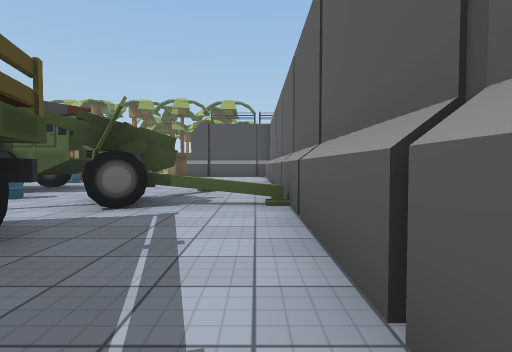
[1] (above)

23 first-person views from a walk through a Unity game level. The camera is 1.2 m above the floor, tilts 2° down and sees 80° across. The floor is counted in squares, 2 m on a side. Each view is taken from the middle of a square. On the plan, view 1 faces up. The plan holds only what a view shows up to about 9 squares ahead; the rest is blank. The place goes on beyond the plan. Some animated figures are not drawn. Some surface patterns are stand-ins.

[2]
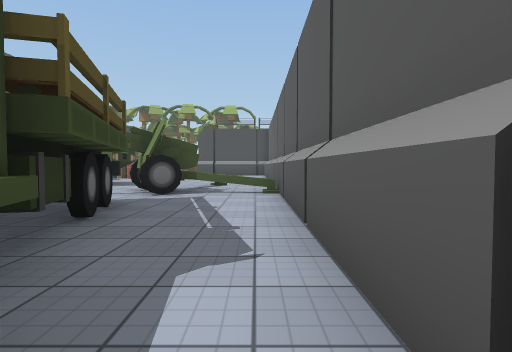

[3]
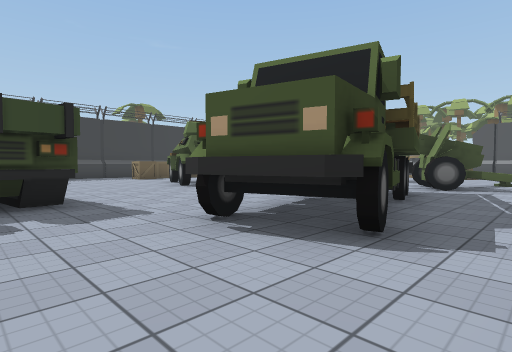

[4]
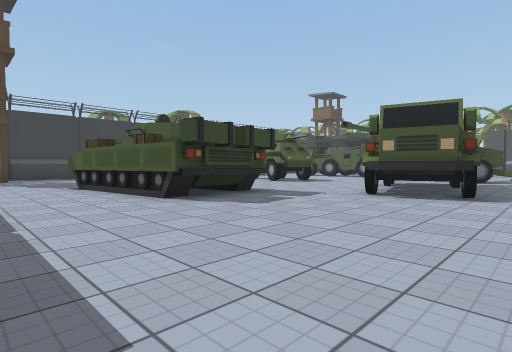

[5]
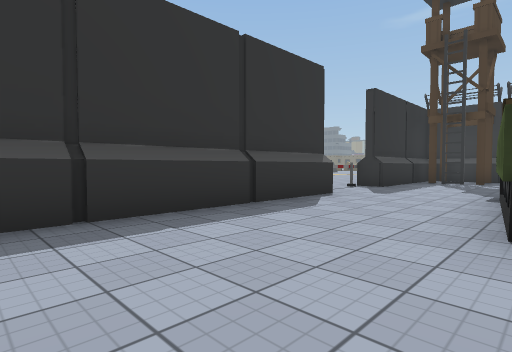

[6]
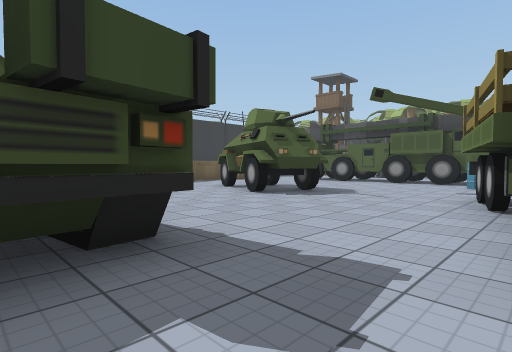

[7]
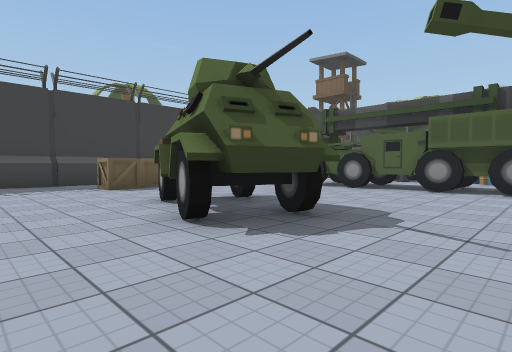

[8]
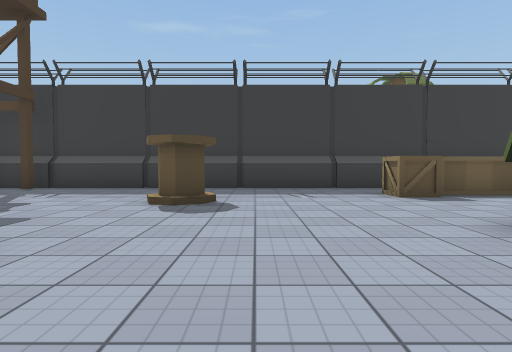

[9]
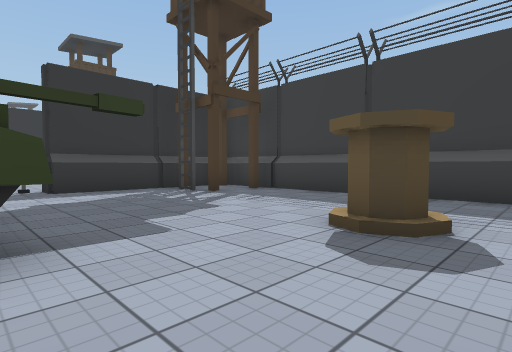

[10]
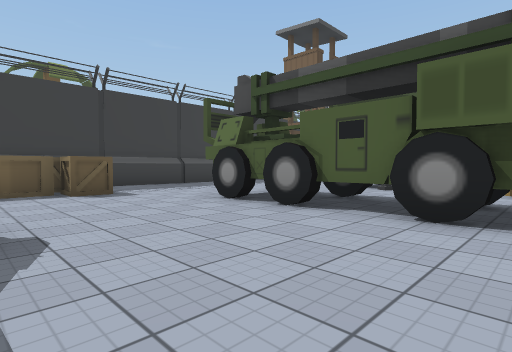

[11]
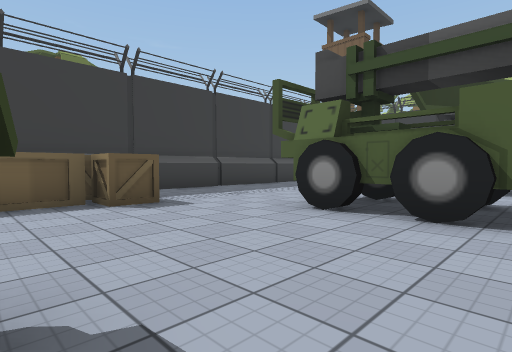

[12]
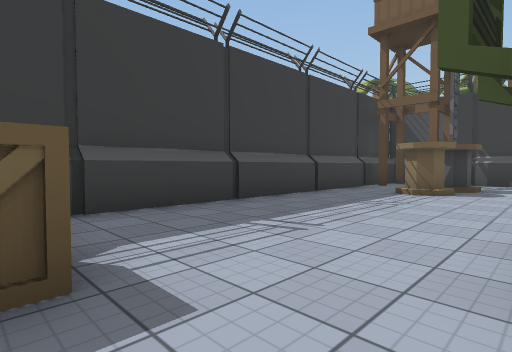

[13]
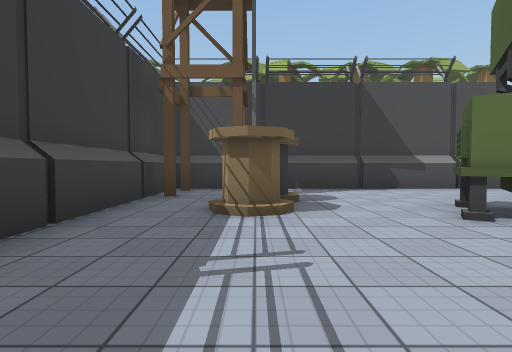

[14]
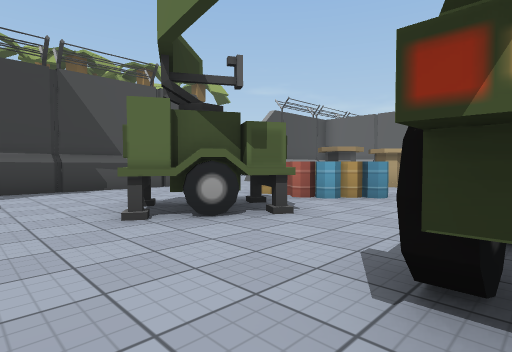

[15]
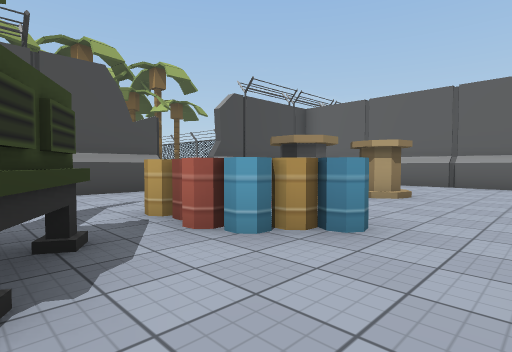

[16]
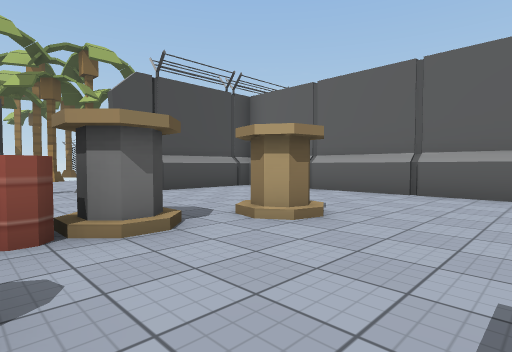

[17]
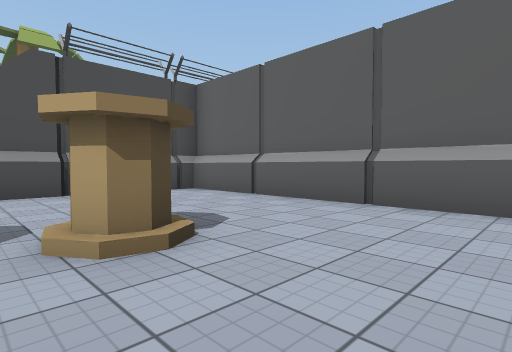

[18]
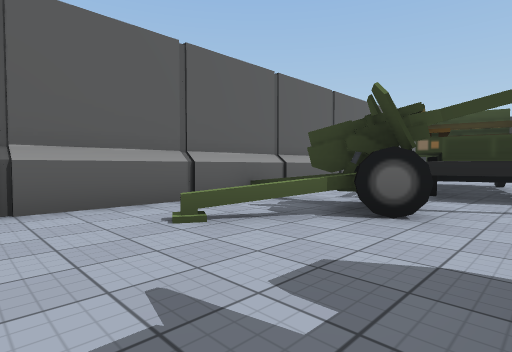

[19]
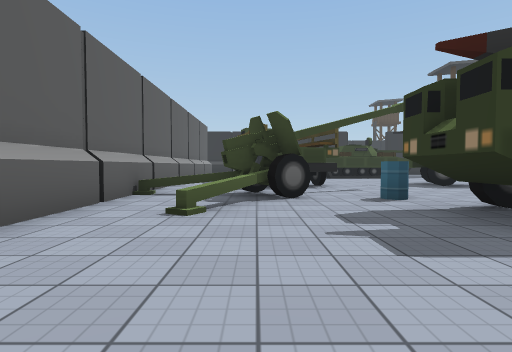

[20]
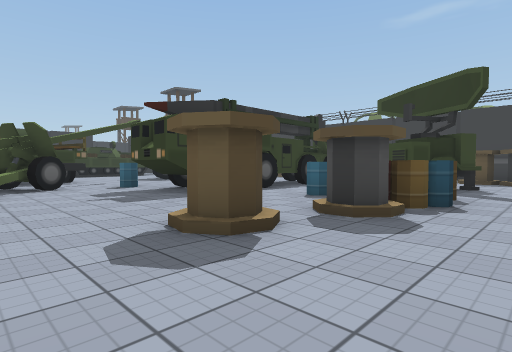

[21]
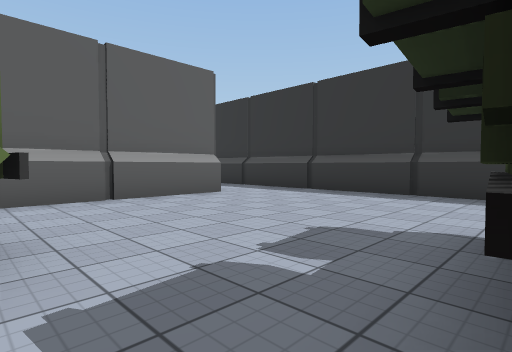

[22]
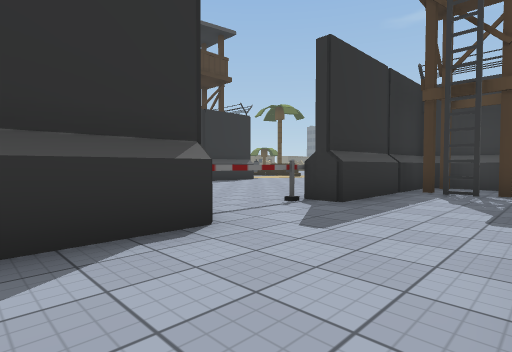

[23]
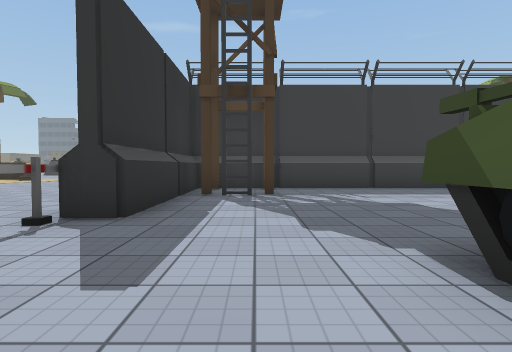

### Floor plan
Key: @ floor where view 1 was taken; # wall or solid block; . floor; = window, fence, low wall or low ledge; ^ raised ledge; W wheel; B barrel; T truck; E tower; A barrier; C crate; O other object.
Columns run from 15 left of view 1 to 1 right of it. Each row starts with its distance up from view 1.
 16 ##########..#####
 15 #.E.............#
 14 #.E.............#
 13 ^.O......B......#
 12 ^.O..OO.BOO.O...#
 11 ^....OO.BB..O...#
 10 ^........B......#
  9 ^...............#
  8 ^...#WW#WW##....#
  7 ^...#WW#WW##..=.#
  6 ^..........B.#..#
  5 ^CC.........W#==#
  4 ^CC..........W..#
  3  CC...O.....TT..#
  2 ^.C..OOOO..TTT..#
  1 ^......OO..TTT..#
  0 ^...........TT.@#
 -1 ^...........TTT.
 -2 ^..O........TTT.
 -3 ^.....#  ##.....#
 -4 ^.....#  ##.....#
 -5 ^.....#####.....#
 -6 ^...............#
 -7 #.E..............
 -8 #.E..............
 -9 #####AOA#########
-10    ....

Positions as (right, up) in squares from view 1, and headings:
1: (0, 0), facing up
2: (0, -2), facing up
3: (0, -4), facing up-left
4: (0, -8), facing up-left
5: (-2, -5), facing down-left
6: (-3, -4), facing up-left
7: (-5, -1), facing up-left
8: (-7, -1), facing left
9: (-9, -1), facing down-left
10: (-6, 3), facing up-left
11: (-8, 3), facing up-left
12: (-11, 5), facing up-left
13: (-13, 8), facing up
14: (-12, 8), facing up-right
15: (-9, 9), facing up-right
16: (-6, 9), facing up-right
17: (-4, 9), facing up-right
18: (-4, 9), facing down-right
19: (-2, 11), facing down
20: (-1, 14), facing down-left
21: (-5, -2), facing down-right
22: (-6, -6), facing down-left
23: (-7, -7), facing left
